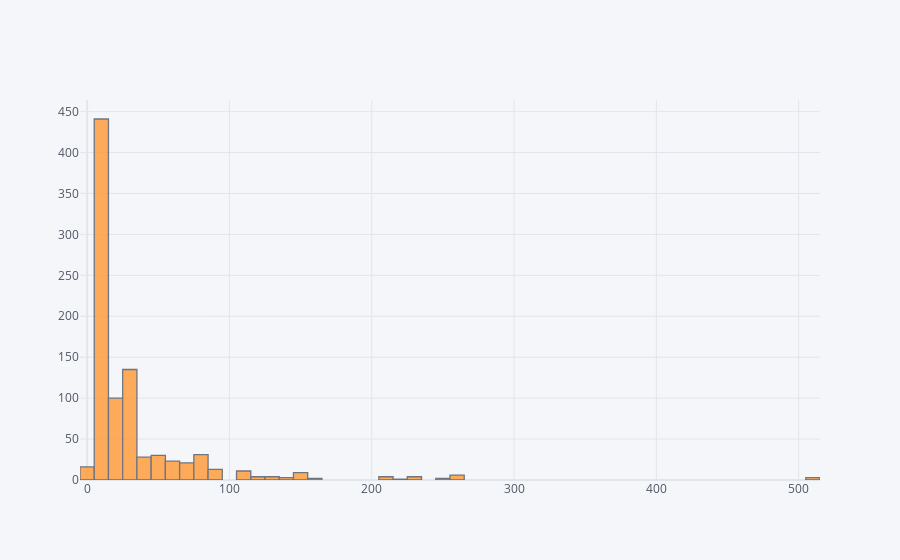

Notebook cell for this chart:
### Code cell
train['Fare'].iplot(kind='hist')

### Figure 1 — Plotly figure (JSON) as saved in the notebook; plotly's stock layout.template omitted (floating-point values rounded to 4 significant figures; data arrays with more than 128 entries replaced by an {"elided": "..."} marker saying what was removed)
{"data": [{"histfunc": "count", "histnorm": "", "marker": {"color": "rgba(255, 153, 51, 1.0)", "line": {"color": "#4D5663", "width": 1.3}}, "name": "Fare", "opacity": 0.8, "orientation": "v", "type": "histogram", "x": {"elided": "891 float values"}}], "layout": {"autosize": true, "barmode": "overlay", "legend": {"bgcolor": "#F5F6F9", "font": {"color": "#4D5663"}}, "paper_bgcolor": "#F5F6F9", "plot_bgcolor": "#F5F6F9", "title": {"font": {"color": "#4D5663"}}, "xaxis": {"autorange": true, "gridcolor": "#E1E5ED", "range": [-5, 515], "showgrid": true, "tickfont": {"color": "#4D5663"}, "title": {"font": {"color": "#4D5663"}, "text": ""}, "type": "linear", "zerolinecolor": "#E1E5ED"}, "yaxis": {"autorange": true, "gridcolor": "#E1E5ED", "range": [0, 464.2], "showgrid": true, "tickfont": {"color": "#4D5663"}, "title": {"font": {"color": "#4D5663"}, "text": ""}, "zerolinecolor": "#E1E5ED"}}}
